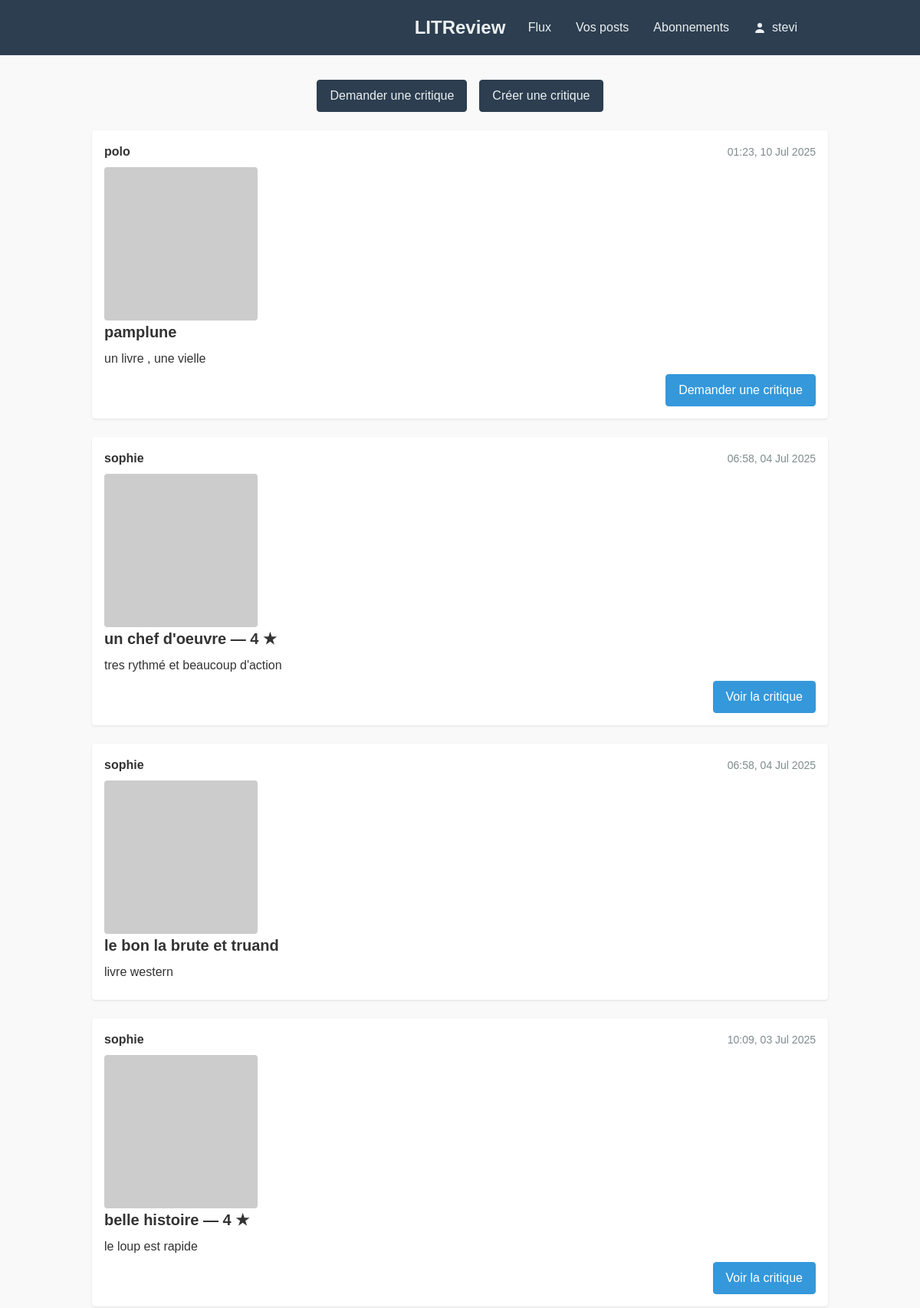
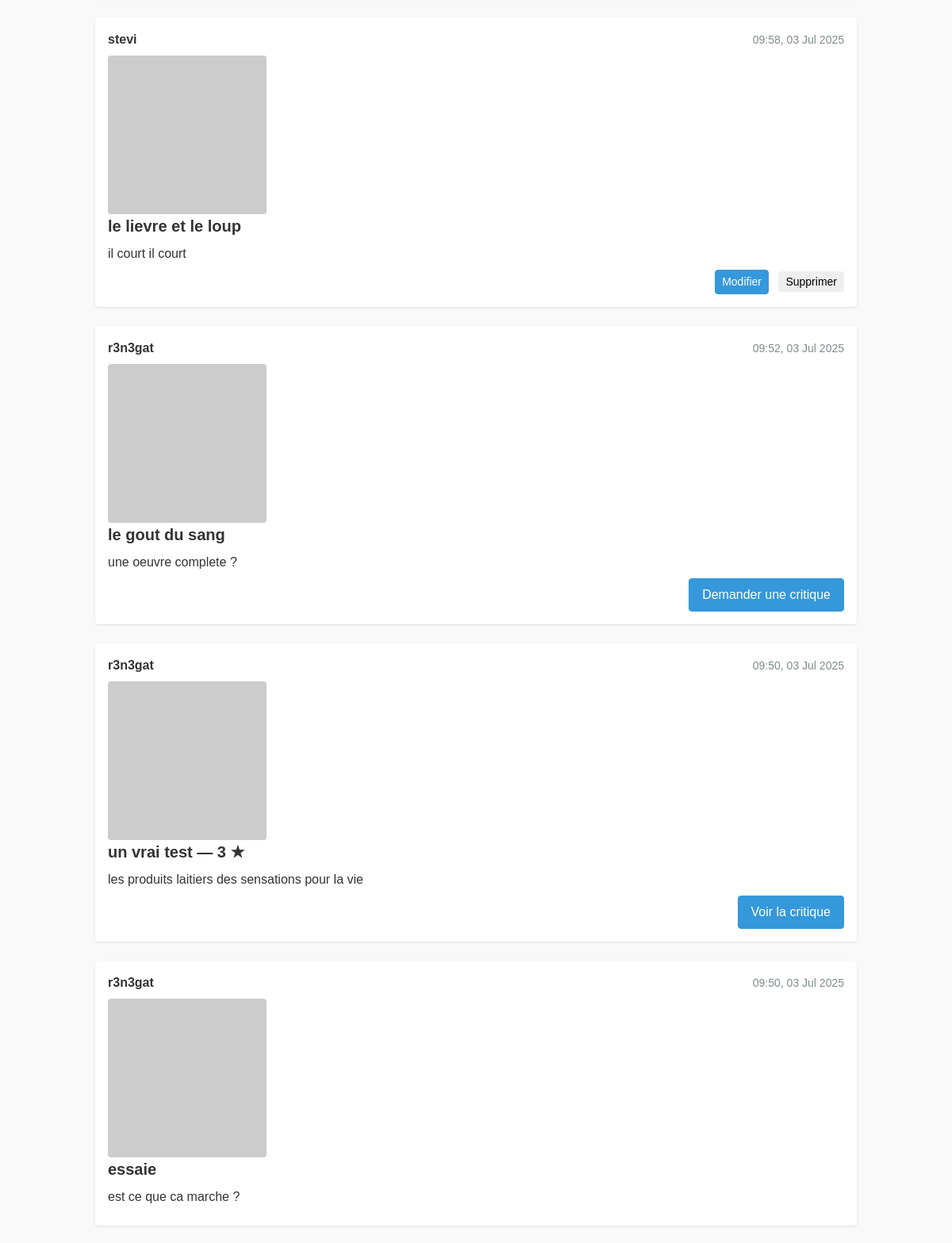
/reviews/ (signed in, upper part), run on the app's committed database (2 pictures, top to bottom).
### accounts/models.py (models this page shows, shortened)
class CustomUser(AbstractUser):
    bio = models.TextField(
        max_length=500,
        blank=True,
        default="",
        help_text="Biographie de l’utilisateur (facultatif)"
    )

### reviews/models.py (models this page shows, shortened)
class Ticket(models.Model):
    title = models.CharField(
        max_length=128,
        help_text="Titre du livre ou de l’article à critiquer"
    )
    description = models.TextField(
        max_length=2048,
        blank=True,
        help_text="Description ou contexte (facultatif)"
    )
    user = models.ForeignKey(
        settings.AUTH_USER_MODEL,
        on_delete=models.CASCADE,
        related_name='tickets'
    )
    cover_image = models.ImageField(
        upload_to='ticket_images/',
        null=True,
        blank=True,
        help_text="Couverture (facultative)"
    )
    created_at = models.DateTimeField(
        auto_now_add=True,
        help_text="Date et heure de création"
    )
    class Meta:
        ordering = ['-created_at']

class Review(models.Model):
    ticket = models.ForeignKey(
        Ticket,
        on_delete=models.CASCADE,
        related_name='reviews'
    )
    user = models.ForeignKey(
        settings.AUTH_USER_MODEL,
        on_delete=models.CASCADE,
        related_name='reviews'
    )
    rating = models.PositiveSmallIntegerField(
        validators=[MinValueValidator(0), MaxValueValidator(5)],
        help_text="Note de 0 à 5 étoiles"
    )
    headline = models.CharField(
        max_length=128,
        help_text="Titre de votre critique"
    )
    body = models.TextField(
        max_length=8192,
        blank=True,
        help_text="Texte de la critique (facultatif)"
    )
    time_created = models.DateTimeField(
        auto_now_add=True,
        help_text="Date et heure de création"
    )
    class Meta:
        ordering = ['-time_created']

### reviews/views.py (the view)
# urls.py: path('',                               views.feed,               name='feed'),
@login_required
def feed(request):
    followed_ids = list(
        UserFollows.objects
                   .filter(user=request.user)
                   .values_list('followed_user_id', flat=True)
    )
    tickets = (
        Ticket.objects
              .filter(Q(user=request.user) | Q(user__in=followed_ids))
              .annotate(
                  created=F('created_at'),
                  content_type=Value('ticket', output_field=CharField()),
              )
              .select_related('user')
    )
    reviews = (
        Review.objects
              .filter(Q(user=request.user) | Q(user__in=followed_ids))
              .annotate(
                  created=F('time_created'),
                  content_type=Value('review', output_field=CharField()),
              )
              .select_related('ticket', 'user')
    )
    entries = sorted(
        chain(tickets, reviews),
        key=lambda obj: obj.created,
        reverse=True,
    )
    return render(request, 'reviews/feed.html', {
        'entries': entries,
    })

### templates/reviews/feed.html (shortened to what this page needs)
{% extends "base.html" %}
{% block content %}
  <div class="feed-actions">
    <a href="{% url 'reviews:ticket_add' %}" class="btn btn--primary">
      Demander une critique
    </a>
    <a href="{% url 'reviews:review_free_create' %}" class="btn btn--primary">
      Créer une critique
    </a>
  </div>
  {% for entry in entries %}
    {% if entry.content_type == 'ticket' %}
      {% include "reviews/_snippet_ticket.html" with ticket=entry %}
    {% else %}
      {% include "reviews/_snippet_review.html" with review=entry %}
    {% endif %}
  {% empty %}
    <p>Aucun contenu à afficher pour le moment.</p>
  {% endfor %}
{% endblock %}

### templates/base.html (shortened to what this page needs)
<!DOCTYPE html>
<html lang="fr">
<head>
  {% load static %}
  <link rel="stylesheet" href="{% static 'css/styles.css' %}">
</head>
<body>
  <header class="navbar">
    <div class="navbar__container container">
      <span class="navbar__logo">LITReview</span>
      <div class="navbar__links">
        <a href="{% url 'reviews:feed' %}"        class="navbar__link">Flux</a>
        <a href="{% url 'reviews:ticket_list' %}" class="navbar__link">Vos posts</a>
        <a href="{% url 'reviews:follow_list' %}" class="navbar__link">Abonnements</a>
        {% if user.is_authenticated %}
          <a href="{% url 'accounts:profile' %}"
             class="navbar__link navbar__link--user">
            <svg class="navbar__icon" xmlns="http://www.w3.org/2000/svg"
                 width="16" height="16" fill="currentColor" viewBox="0 0 16 16">
              <path d="M8 8a3 3 0 100-6 3 3 0 000 6z"/>
              <path fill-rule="evenodd"
                    d="M14 14s-1-4-6-4-6 4-6 4 0 1 1 1h10c1 0 1-1 1-1z"/>
            </svg>
            {{ user.username }}
          </a>
        {% endif %}
      </div>
    </div>
  </header>
  <main class="main-content container">
    {% block content %}{% endblock %}
  </main>
</body>
</html>

### templates/reviews/_snippet_ticket.html (shortened to what this page needs)
<div class="card">
  <div class="card__header">
    <span class="card__author">{{ ticket.user.username }}</span>
    <time class="card__timestamp"
          datetime="{{ ticket.created_at|date:'c' }}">
      {{ ticket.created_at|date:"H:i, d M Y" }}
    </time>
  </div>
  <div class="card__body">
    {% if ticket.cover_image %}
      <img src="{{ ticket.cover_image.url }}"
           alt="Image pour {{ ticket.title }}"
           class="snippet-ticket__image">
    {% else %}
      <img src="https://picsum.photos/seed/ticket{{ ticket.pk }}/200/200"
           alt="Image aléatoire pour {{ ticket.title }}"
           class="snippet-ticket__image">
    {% endif %}
    <h3 class="card__title">{{ ticket.title }}</h3>
    <p>{{ ticket.description }}</p>
  </div>
  <div class="card__actions">
    {% if ticket.user == user %}
      <a href="{% url 'reviews:ticket_edit' ticket.pk %}"
         class="btn btn--small btn--primary">
        Modifier
      </a>
      <form method="post"
            action="{% url 'reviews:ticket_delete' ticket.pk %}"
            class="inline-form">
        <button type="submit"
                class="btn btn--small btn--secondary">
          Supprimer
        </button>
      </form>
    {% elif user.is_authenticated and not ticket.reviews.exists %}
      <a href="{% url 'reviews:review_create' ticket.pk %}"
         class="btn btn--primary">
        Demander une critique
      </a>
    {% endif %}
  </div>
</div>

### templates/reviews/_snippet_review.html
<div class="card">
  <div class="card__header">
    <span class="card__author">{{ review.user.username }}</span>
    <time class="card__timestamp"
          datetime="{{ review.time_created|date:'c' }}">
      {{ review.time_created|date:"H:i, d M Y" }}
    </time>
  </div>
  <div class="card__body">
    {% if review.ticket.cover_image %}
      <img src="{{ review.ticket.cover_image.url }}"
           alt="Image pour {{ review.ticket.title }}"
           class="snippet-review__image">
    {% else %}
      <img src="https://picsum.photos/seed/ticket{{ review.ticket.pk }}/200/200"
           alt="Image aléatoire pour {{ review.ticket.title }}"
           class="snippet-review__image">
    {% endif %}
    <h3 class="card__title">
      {{ review.headline }} — {{ review.rating }} ★
    </h3>
    <p>{{ review.body }}</p>
  </div>
  <div class="card__actions">
    <a href="{% url 'reviews:review_detail' review.pk %}"
       class="btn btn--primary">
      Voir la critique
    </a>
  </div>
</div>

### static/css/styles.css (style rules this page uses)
*, *::before, *::after { box-sizing: border-box; margin: 0; padding: 0; }
html { font-family: Arial, sans-serif; line-height: 1.5; color: #333; }
body { background: #f9f9f9; display: flex; flex-direction: column; min-height: 100vh; }
.container { width: 90%; max-width: 960px; margin: 0 auto; }
.navbar { background: #2c3e50; color: #ecf0f1; }
.navbar__container { position: relative; display: flex; align-items: center; justify-content: flex-end; padding: 1rem 2rem; }
.navbar__logo { position: absolute; left: 50%; transform: translateX(-50%); font-size: 1.5rem; font-weight: bold; color: inherit; text-decoration: none; z-index: 1; }
.navbar__links { display: flex; align-items: center; }
.navbar__links > * + * { margin-left: 1rem; }
.navbar__link { display: inline-flex; align-items: center; color: inherit; text-decoration: none; padding: 0.5rem; }
.navbar__icon { width: 1rem; height: 1rem; margin-right: 0.5rem; }
.main-content { flex: 1; padding: 2rem 0; }
.btn { display: inline-block; font-size: 1rem; padding: 0.5rem 1rem; text-decoration: none; text-align: center; border: 1px solid transparent; border-radius: 4px; cursor: pointer; }
.btn--primary { background: #3498db; color: #fff; border-color: #3498db; }
.btn--small { padding: 0.25rem 0.5rem; font-size: 0.875rem; }
.card { background: #fff; margin-bottom: 1.5rem; padding: 1rem; border-radius: 4px; box-shadow: 0 1px 3px rgba(0,0,0,0.1); }
.card__header { display: flex; align-items: center; justify-content: space-between; margin-bottom: 0.5rem; }
.card__author { font-weight: bold; }
.card__timestamp { font-size: 0.875rem; color: #7f8c8d; }
.card__title { font-size: 1.25rem; margin-bottom: 0.5rem; }
.card__body { margin-bottom: 0.5rem; }
.card__actions { text-align: right; }
.card__actions .btn { margin-left: 0.5rem; }
.feed-actions { display: flex; justify-content: center; gap: 1rem; margin-bottom: 1.5rem; }
.feed-actions .btn--primary { background-color: #2c3e50; border-color: #2c3e50; color: #ecf0f1; }
.snippet-ticket__image, .snippet-review__image { display: block; max-width: 100%; margin-top: 0.5rem; border-radius: 4px; }
.inline-form { display: inline; }

### data on the page
CustomUser: username "stevi"
Ticket: user.username "polo", created_at "01:23, 10 Jul 2025", title "pamplune", description "un livre , une vielle", shows "Demander une critique"
Review: user.username "sophie", time_created "06:58, 04 Jul 2025", headline "un chef d'oeuvre", rating "4", body "tres rythmé et beaucoup d'action"
Ticket: user.username "sophie", created_at "06:58, 04 Jul 2025", title "le bon la brute et truand", description "livre western"
Review: user.username "sophie", time_created "10:09, 03 Jul 2025", headline "belle histoire", rating "4", body "le loup est rapide"
Ticket: user.username "stevi", created_at "09:58, 03 Jul 2025", title "le lievre et le loup", description "il court il court", shows "Modifier"
Ticket: user.username "r3n3gat", created_at "09:52, 03 Jul 2025", title "le gout du sang", description "une oeuvre complete ?", shows "Demander une critique"
Review: user.username "r3n3gat", time_created "09:50, 03 Jul 2025", headline "un vrai test", rating "3", body "les produits laitiers des sensations pour la vie"
Ticket: user.username "r3n3gat", created_at "09:50, 03 Jul 2025", title "essaie", description "est ce que ca marche ?"
